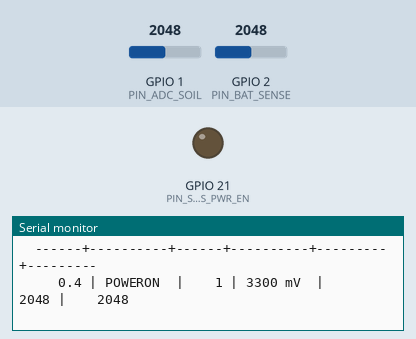
Simulated run of this sketch. Board: ESP32-S3. Shown: output pins drawn as LEDs (lit = HIGH), the last lines printed to the serial monitor. Inputs (shaded band) come from the test bench; at power-on: GPIO 1 (PIN_ADC_SOIL) = 2048, GPIO 2 (PIN_BAT_SENSE) = 2048 (analog values on the 0–4095 scale).

Above: at 1.3 s.
1.4 s: GPIO 1 (PIN_ADC_SOIL) set to 1067
At 1.4 s:
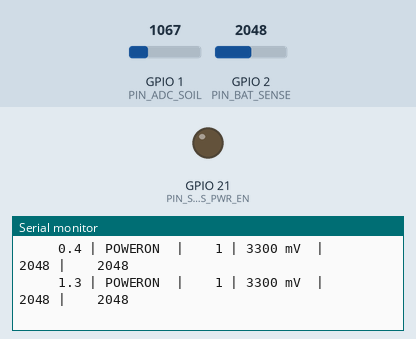
2.9 s: GPIO 1 (PIN_ADC_SOIL) set to 973
At 3.7 s:
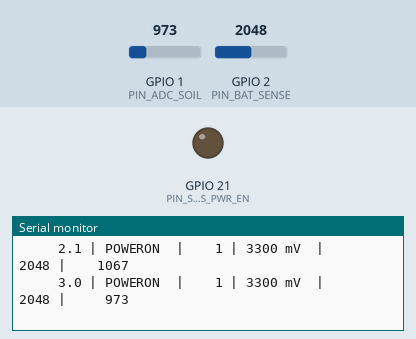
5.3 s: GPIO 2 (PIN_BAT_SENSE) set to 1030
At 6.3 s:
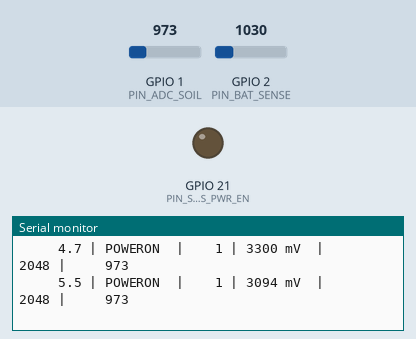
6.8 s: GPIO 2 (PIN_BAT_SENSE) set to 944
At 8.0 s:
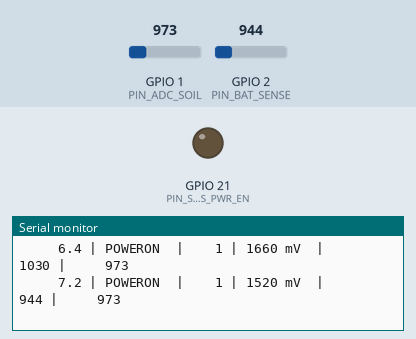
Timing chart, 0 to 9.8 s (numbered marks = the images above; inputs shaded):
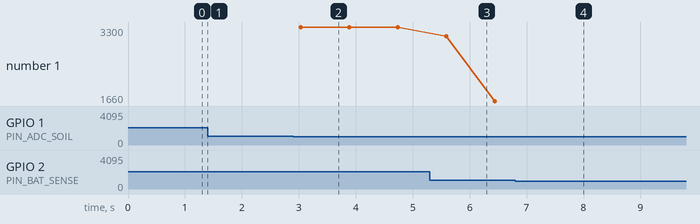

Measured:
- the behaviour switches between 1000 and 999 on GPIO 1 (PIN_ADC_SOIL) (found by bisection; images 1 and 2)
- the behaviour switches between 1000 and 999 on GPIO 2 (PIN_BAT_SENSE) (found by bisection; images 3 and 4)
- after the input at 2.9 s, the serial monitor: prints a new line after 0.13 s (image 2)
- after the input at 5.3 s, the serial monitor: prints a new line after 0.29 s (image 3)
- after the input at 6.8 s, the serial monitor: prints a new line after 0.49 s (image 4)
- plotted number 1: 3300 → 1660 after the input at 5.3 s

The sketch:

handover_check.ino
```cpp
// handover_check.ino — Rev A bring-up steps 9 and 10
//
// WHY THIS EXISTS
// bringup_check.ino prints the reset reason once, in setup(). That is fine on
// the bench and useless for step 9, because step 9's event IS pulling USB, and
// this board's serial port is the ESP32-S3's own USB peripheral. Pull USB and
// the COM port vanishes. If the board then browns out and reboots, it prints
// "BROWNOUT" into a port nobody is attached to, and by the time USB is back the
// header has already scrolled past.
//
// So this sketch does two things differently:
//   1. It latches the reset reason at boot and repeats it on EVERY line.
//   2. It prints uptime on every line. Uptime is an independent reset detector
//      that needs no reset-reason register at all: if the number jumped back to
//      about zero while USB was out, the board rebooted. If it kept counting,
//      it rode through. UPTIME IS THE RELIABLE SIGNAL - trust it over the
//      boot counter, which lives in RTC memory and is reloaded from flash by
//      the bootloader on most reset types, so it may read 1 after a reboot
//      instead of incrementing.
//   3. It mirrors everything to UART0 (TP11 = TXD0, TP12 = RXD0, TP8 = GND).
//      Attach a 3.3 V USB-serial adapter there and the log keeps flowing while
//      the board's own USB is unplugged. That is what those pads are for.
//      NEVER connect the adapter's 5 V or 3V3 power pin. TX/RX/GND only.
//
// READING THE RESULT after you plug USB back in: look at the first line.
//   uptime kept climbing, reason unchanged  -> PASS, board rode through
//   uptime restarted near 0, reason BROWNOUT -> FAIL, R16 or gate capacitance
//   uptime restarted near 0, reason POWERON  -> rail collapsed completely
//
// Pins per docs/PinMap_CheatSheet.md. I2C is IO38/IO39 (re-pinned 2026-08-15).

#include <Wire.h>
#include <stdarg.h>
#include "esp_system.h"

#define PIN_SDA           38
#define PIN_SCL           39
#define PIN_ADC_SOIL       1   // ADC1_CH0, direct, no divider
#define PIN_BAT_SENSE      2   // ADC1_CH1, VBAT / 2 via R14/R15
#define PIN_SENS_PWR_EN   21   // Q1 gate. LOW = probe ON, released = off.
#define ADC_SAMPLES       16   // config.h assumes 16. Match it.
#define LINE_INTERVAL_MS 500   // fast enough to catch the moment of the event

// Soil probe. Set to 0 to skip it and get a faster line rate.
// The probe MUST be powered before reading, or R11 pulls ADC_SOIL to ground
// and you read ~0 regardless of what is in the pot. LOW on Q1 = probe ON.
#define SOIL_ENABLED       1
#define SOIL_SETTLE_MS   250   // matches sensor_check.ino

// With "USB CDC On Boot" enabled, Serial is the USB port and Serial0 is UART0.
// With it disabled, Serial already IS UART0 and mirroring would double-print.
#if ARDUINO_USB_CDC_ON_BOOT
  #define MIRROR_TO_UART0 1
#else
  #define MIRROR_TO_UART0 0
#endif

RTC_DATA_ATTR static uint32_t bootCount = 0;   // survives most resets

static esp_reset_reason_t g_resetReason;
static const char *g_resetName;

static const char *resetReasonName(esp_reset_reason_t r) {
  switch (r) {
    case ESP_RST_POWERON:   return "POWERON";
    case ESP_RST_EXT:       return "EXT";
    case ESP_RST_SW:        return "SW";
    case ESP_RST_PANIC:     return "PANIC";
    case ESP_RST_INT_WDT:   return "INT_WDT";
    case ESP_RST_TASK_WDT:  return "TASK_WDT";
    case ESP_RST_WDT:       return "WDT";
    case ESP_RST_DEEPSLEEP: return "DEEPSLEEP";
    case ESP_RST_BROWNOUT:  return "BROWNOUT";
    case ESP_RST_SDIO:      return "SDIO";
    default:                return "UNKNOWN";
  }
}

// Print to the USB port and to UART0 at the same time.
static void out(const char *fmt, ...) {
  char buf[220];
  va_list ap;
  va_start(ap, fmt);
  vsnprintf(buf, sizeof(buf), fmt, ap);
  va_end(ap);
  Serial.print(buf);
#if MIRROR_TO_UART0
  Serial0.print(buf);
#endif
}

static uint32_t readAvgRaw(int pin) {
  uint32_t acc = 0;
  for (int i = 0; i < ADC_SAMPLES; i++) { acc += analogRead(pin); delay(2); }
  return acc / ADC_SAMPLES;
}

static uint32_t readAvgMv(int pin) {
  uint32_t acc = 0;
  for (int i = 0; i < ADC_SAMPLES; i++) { acc += analogReadMilliVolts(pin); delay(2); }
  return acc / ADC_SAMPLES;
}

void setup() {
  // Park the probe off at boot: released, so R10's pull-up holds Q1's gate
  // high. loop() powers it on demand when SOIL_ENABLED.
  pinMode(PIN_SENS_PWR_EN, INPUT);

  // Latch the reset reason FIRST, before anything can disturb it.
  g_resetReason = esp_reset_reason();
  g_resetName   = resetReasonName(g_resetReason);
  bootCount++;

  Serial.begin(115200);
#if MIRROR_TO_UART0
  Serial0.begin(115200);   // TP11 = TXD0 (GPIO43), TP12 = RXD0 (GPIO44)
#endif

  // Do NOT block forever waiting for a host: on battery there is no host.
  uint32_t t0 = millis();
  while (!Serial && (millis() - t0) < 2000) { delay(10); }
  delay(100);

  out("\n=================================================\n");
  out(" Rev A hand-over check - bring-up steps 9 and 10\n");
  out("=================================================\n");
  out("  Reset reason : %s\n", g_resetName);
  out("  Boot count   : %u (best effort - uptime is the reliable signal)\n",
      (unsigned)bootCount);
  out("  Chip         : %s rev %d\n", ESP.getChipModel(), ESP.getChipRevision());
  if (g_resetReason == ESP_RST_BROWNOUT) {
    out("  *** BROWNOUT - this is the step 9 FAILURE signature ***\n");
  }
  out("\n");

  Wire.begin(PIN_SDA, PIN_SCL, 100000UL);

  analogReadResolution(12);
  analogSetPinAttenuation(PIN_ADC_SOIL,  ADC_11db);
  analogSetPinAttenuation(PIN_BAT_SENSE, ADC_11db);

  out("  up(s) | reset    | boot | VBAT     | BAT raw | SOIL raw\n");
  out("  ------+----------+------+----------+---------+---------\n");
}

void loop() {
  // Battery first, with the probe still off, so the probe's current draw
  // cannot disturb the reading.
  uint32_t batRaw = readAvgRaw(PIN_BAT_SENSE);
  uint32_t batMv  = readAvgMv(PIN_BAT_SENSE);

  // Soil: power the probe, let it settle, average, then release the gate.
  // 16 samples here, unlike sensor_check.ino's single sample - this is the
  // averaging config.h assumes, so these numbers are calibration-grade.
  uint32_t soRaw = 0;
#if SOIL_ENABLED
  pinMode(PIN_SENS_PWR_EN, OUTPUT);
  digitalWrite(PIN_SENS_PWR_EN, LOW);      // LOW = probe ON
  delay(SOIL_SETTLE_MS);
  soRaw = readAvgRaw(PIN_ADC_SOIL);
  pinMode(PIN_SENS_PWR_EN, INPUT);         // release; R10 holds Q1 off
#endif

  // Uptime is the reset detector that needs no register: watch this number.
  // Formatted with integer math on purpose - no %f, so it cannot be defeated
  // by a printf build without float support.
  uint32_t ms = millis();
  out("  %4u.%01u | %-8s | %4u | %4u mV  | %7u | %7u\n",
      (unsigned)(ms / 1000), (unsigned)((ms % 1000) / 100),
      g_resetName, (unsigned)bootCount,
      (unsigned)(batMv * 2), (unsigned)batRaw, (unsigned)soRaw);

  delay(LINE_INTERVAL_MS);
}
```
